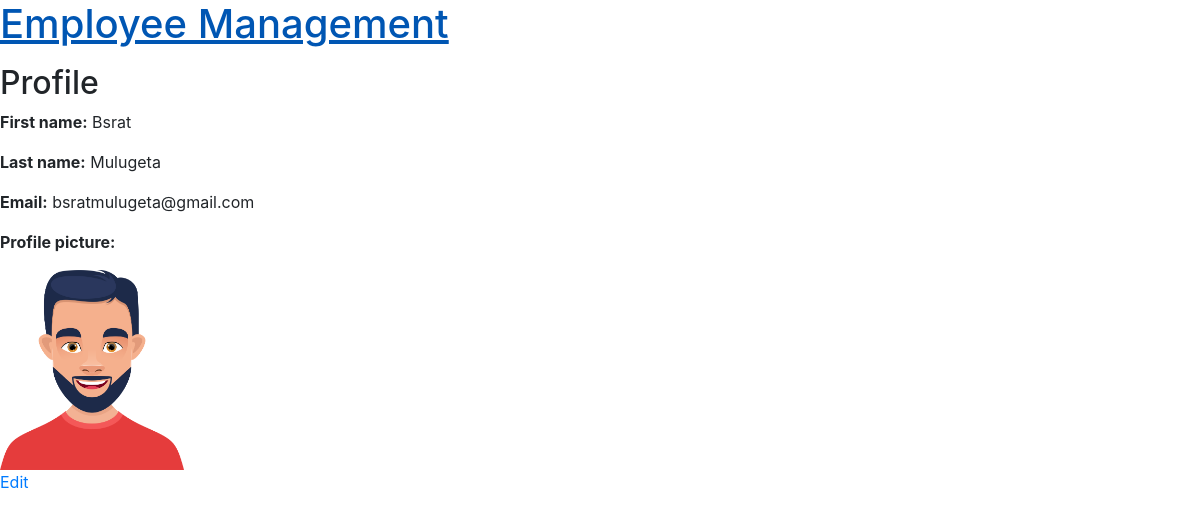
Page /employees/profile/ (signed in) on the committed database.
### employees/models.py (models this page shows, shortened)
class CustomUser(AbstractBaseUser, PermissionsMixin):
    email = models.EmailField(unique=True)
    profile_picture = models.ImageField(upload_to="profile_pictures/", null=True, blank=True)
    firstname = models.CharField(max_length=30)
    last_name = models.CharField(max_length=30)
    is_staff = models.BooleanField(default=False)
    is_active = models.BooleanField(default=True)
    is_superuser = models.BooleanField(default=False)
    date_joined = models.DateTimeField(auto_now_add=False)
    objects = CustomUserManager()
    USERNAME_FIELD = "email"
    REQUIRED_FIELDS = ["firstname", "last_name"]

### employees/views.py (the view)
# urls.py: path("profile/", ProfileView.as_view(), name="profile"),
class ProfileView(LoginRequiredMixin, View):
    context_object_name= "profile_view"
    def get(self, request, *args, **kwargs):
        return render(request, "employees/profile/profile_view.html")

### templates/employees/profile/profile_view.html
{% extends "base.html" %}
{% block content %}
  <h2>Profile</h2>
  <div>
    <p><strong>First name:</strong> {{ user.firstname }}</p>
    <p><strong>Last name:</strong> {{ user.last_name }}</p>
    <p><strong>Email:</strong> {{ user.email }}</p>
    <p><strong>Profile picture:</strong></p>
    {% if user.profile_picture %}
      <img src="{{ user.profile_picture.url }}" alt="Profile Picture" style="max-width: 200px; max-height: 200px;">
    {% else %}
      <p>No profile picture available</p>
    {% endif %}
  </div>
  <a href="{% url "profile_edit" %}">Edit</a>
{% endblock %}

### rows in the picture
CustomUser: firstname "Bsrat", last_name "Mulugeta", email "bsratmulugeta@gmail.com", profile_picture (picture)
